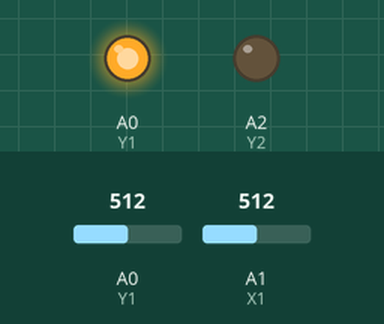
A sketch run on a simulated Arduino Uno, built with avr-gcc and run on an emulated ATmega328P. Shown: output pins drawn as LEDs (lit = HIGH). Inputs (shaded band) come from the test bench; at power-on: A0 (Y1) = 512, A1 (X1) = 512. What the sketch prints to the serial monitor is not drawn.

Above: at 0.1 s.
Timing chart, 0 to 1.6 s (numbered marks = the images above):
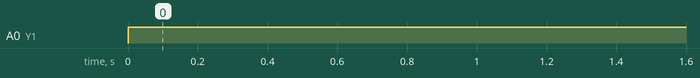

Measured:
- by itself, A0 (Y1): LOW → HIGH at 0.00 s

The sketch:

touchscreen.ino
```cpp
int X1=A1, X2=A3, Y1=A0, Y2=A2;
int X, Y;
void setup() {
   Serial.begin(9600);
}

void loop() {
  pinMode(X1, OUTPUT);
  pinMode(X2, OUTPUT);
  pinMode(Y1, INPUT);
  pinMode(Y2, INPUT);
  digitalWrite(X1, HIGH);
  digitalWrite(X2, LOW);
  digitalWrite(Y2, LOW);
  X= analogRead(Y1);
  Serial.print("X : ");
  Serial.print(X);
  Serial.print(" ");

  pinMode(Y1, OUTPUT);
  pinMode(Y2, OUTPUT);
  pinMode(X1, INPUT);
  pinMode(X2, INPUT);
  digitalWrite(Y1, HIGH);
  digitalWrite(Y2, LOW);
  digitalWrite(X2, LOW);
  Y= analogRead(X1);
  Serial.print("Y : ");
  Serial.println(Y);
  delay(400);

}
```
